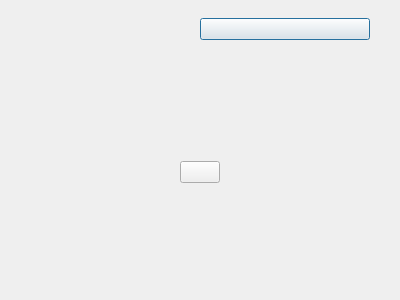
<?xml version="1.0" encoding="UTF-8"?>
<ui version="4.0">
 <class>OnlineMsgBox</class>
 <widget class="QDialog" name="OnlineMsgBox">
  <property name="geometry">
   <rect>
    <x>0</x>
    <y>0</y>
    <width>400</width>
    <height>300</height>
   </rect>
  </property>
  <property name="windowTitle">
   <string>Dialog</string>
  </property>
  <layout class="QVBoxLayout" name="verticalLayout_2">
   <property name="spacing">
    <number>0</number>
   </property>
   <property name="leftMargin">
    <number>16</number>
   </property>
   <property name="topMargin">
    <number>18</number>
   </property>
   <property name="rightMargin">
    <number>16</number>
   </property>
   <property name="bottomMargin">
    <number>18</number>
   </property>
   <item>
    <widget class="QFrame" name="frame">
     <property name="frameShape">
      <enum>QFrame::NoFrame</enum>
     </property>
     <property name="frameShadow">
      <enum>QFrame::Raised</enum>
     </property>
     <layout class="QHBoxLayout" name="horizontalLayout">
      <property name="spacing">
       <number>0</number>
      </property>
      <property name="leftMargin">
       <number>14</number>
      </property>
      <property name="topMargin">
       <number>0</number>
      </property>
      <property name="rightMargin">
       <number>14</number>
      </property>
      <property name="bottomMargin">
       <number>10</number>
      </property>
      <item>
       <widget class="QLabel" name="lb_title">
        <property name="text">
         <string/>
        </property>
       </widget>
      </item>
      <item>
       <widget class="QPushButton" name="btn_close">
        <property name="text">
         <string/>
        </property>
       </widget>
      </item>
     </layout>
    </widget>
   </item>
   <item>
    <spacer name="verticalSpacer">
     <property name="orientation">
      <enum>Qt::Vertical</enum>
     </property>
     <property name="sizeHint" stdset="0">
      <size>
       <width>0</width>
       <height>0</height>
      </size>
     </property>
    </spacer>
   </item>
   <item>
    <layout class="QHBoxLayout" name="horizontalLayout_2">
     <item>
      <spacer name="horizontalSpacer">
       <property name="orientation">
        <enum>Qt::Horizontal</enum>
       </property>
       <property name="sizeHint" stdset="0">
        <size>
         <width>40</width>
         <height>20</height>
        </size>
       </property>
      </spacer>
     </item>
     <item>
      <layout class="QVBoxLayout" name="verticalLayout">
       <property name="spacing">
        <number>0</number>
       </property>
       <property name="bottomMargin">
        <number>0</number>
       </property>
       <item>
        <widget class="QLabel" name="lb_message">
         <property name="text">
          <string/>
         </property>
         <property name="alignment">
          <set>Qt::AlignCenter</set>
         </property>
        </widget>
       </item>
       <item>
        <layout class="QHBoxLayout" name="horizontalLayout_4">
         <property name="spacing">
          <number>0</number>
         </property>
         <property name="topMargin">
          <number>18</number>
         </property>
         <property name="bottomMargin">
          <number>0</number>
         </property>
         <item>
          <spacer name="horizontalSpacer_3">
           <property name="orientation">
            <enum>Qt::Horizontal</enum>
           </property>
           <property name="sizeHint" stdset="0">
            <size>
             <width>40</width>
             <height>20</height>
            </size>
           </property>
          </spacer>
         </item>
         <item>
          <widget class="QPushButton" name="btn_confirm">
           <property name="text">
            <string/>
           </property>
          </widget>
         </item>
         <item>
          <spacer name="horizontalSpacer_4">
           <property name="orientation">
            <enum>Qt::Horizontal</enum>
           </property>
           <property name="sizeHint" stdset="0">
            <size>
             <width>40</width>
             <height>20</height>
            </size>
           </property>
          </spacer>
         </item>
        </layout>
       </item>
      </layout>
     </item>
     <item>
      <spacer name="horizontalSpacer_2">
       <property name="orientation">
        <enum>Qt::Horizontal</enum>
       </property>
       <property name="sizeHint" stdset="0">
        <size>
         <width>40</width>
         <height>20</height>
        </size>
       </property>
      </spacer>
     </item>
    </layout>
   </item>
   <item>
    <spacer name="verticalSpacer_2">
     <property name="orientation">
      <enum>Qt::Vertical</enum>
     </property>
     <property name="sizeHint" stdset="0">
      <size>
       <width>0</width>
       <height>0</height>
      </size>
     </property>
    </spacer>
   </item>
   <item>
    <layout class="QHBoxLayout" name="horizontalLayout_3">
     <property name="spacing">
      <number>0</number>
     </property>
     <property name="bottomMargin">
      <number>0</number>
     </property>
     <item>
      <spacer name="horizontalSpacer_6">
       <property name="orientation">
        <enum>Qt::Horizontal</enum>
       </property>
       <property name="sizeHint" stdset="0">
        <size>
         <width>40</width>
         <height>20</height>
        </size>
       </property>
      </spacer>
     </item>
     <item>
      <widget class="QLabel" name="lb_countdown">
       <property name="text">
        <string/>
       </property>
      </widget>
     </item>
     <item>
      <spacer name="horizontalSpacer_5">
       <property name="orientation">
        <enum>Qt::Horizontal</enum>
       </property>
       <property name="sizeHint" stdset="0">
        <size>
         <width>40</width>
         <height>20</height>
        </size>
       </property>
      </spacer>
     </item>
    </layout>
   </item>
  </layout>
 </widget>
 <resources/>
 <connections/>
</ui>
